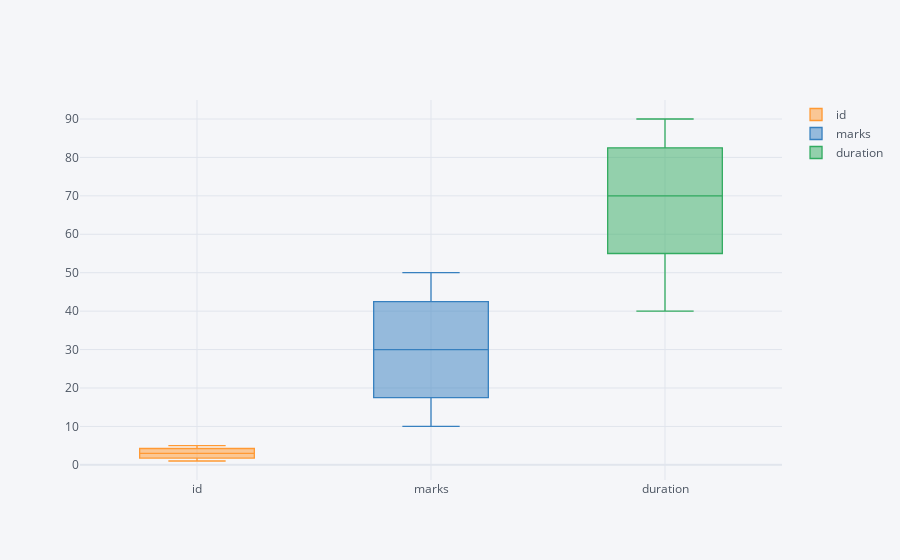

This figure's notebook cell:
### Code cell
p.iplot(kind = "box")

### Figure 1 — Plotly figure (JSON) as saved in the notebook; plotly's stock layout.template omitted (floating-point values rounded to 4 significant figures)
{"data": [{"boxpoints": false, "line": {"width": 1.3}, "marker": {"color": "rgba(255, 153, 51, 1.0)"}, "name": "id", "orientation": "v", "type": "box", "y": [1, 2, 3, 4, 5]}, {"boxpoints": false, "line": {"width": 1.3}, "marker": {"color": "rgba(55, 128, 191, 1.0)"}, "name": "marks", "orientation": "v", "type": "box", "y": [10, 20, 30, 40, 50]}, {"boxpoints": false, "line": {"width": 1.3}, "marker": {"color": "rgba(50, 171, 96, 1.0)"}, "name": "duration", "orientation": "v", "type": "box", "y": [60, 70, 80, 90, 40]}], "layout": {"legend": {"bgcolor": "#F5F6F9", "font": {"color": "#4D5663"}}, "paper_bgcolor": "#F5F6F9", "plot_bgcolor": "#F5F6F9", "title": {"font": {"color": "#4D5663"}}, "xaxis": {"gridcolor": "#E1E5ED", "showgrid": true, "tickfont": {"color": "#4D5663"}, "title": {"font": {"color": "#4D5663"}, "text": ""}, "zerolinecolor": "#E1E5ED"}, "yaxis": {"gridcolor": "#E1E5ED", "showgrid": true, "tickfont": {"color": "#4D5663"}, "title": {"font": {"color": "#4D5663"}, "text": ""}, "zerolinecolor": "#E1E5ED"}}}
